Frame 1 (no input): blank canvas, image omitted
Frame 60 (the mouse pressed at the canvas centre just before this capture): blank canvas, image omitted
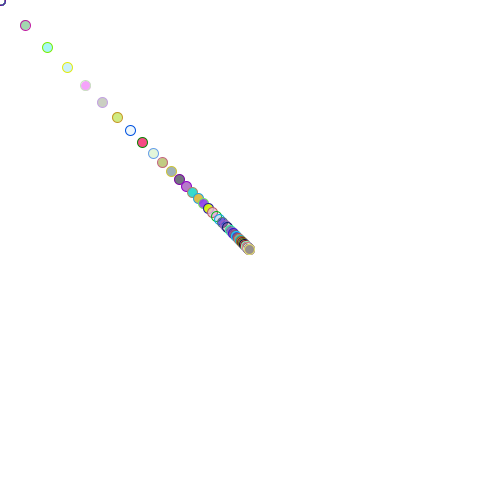
Frame 120 (the mouse held since frame 60 and released just before this capture)

The Processing sketch whose frames 1 and 60 were blank and that drew this single picture after the mouse press (run headless with seeded random() and noise(); from frame 60 on, the mouse is pressed at the canvas centre):

// Processing sketch: processing_105051
// ── processing_105051.pde

float x;
float y;
float easing =0.1;
float a = 100;
float b = 50;
float c = 150;
float d = 80;

void setup() {
  size(500, 500);
  background(255);
  smooth(); 
  noStroke();
}
 
void draw(){
  
 if (mouseX>a && mouseX <a+c && mouseY>b && mouseY <b+d){
   fill(0);
 }else{
   noFill();
 }

  if (mousePressed){
    fill(random(255), random(255), random(255),random(255));
  } else {
    noFill();
  }

  
  float targetX = mouseX;
  x +=(targetX - x)*easing;
  
  float targetY = mouseY;
  y +=(targetY - y)*easing;
  
  ellipse(x,y,10,10);
  stroke(random(255), random(255), random(255));
 
  
 
}
